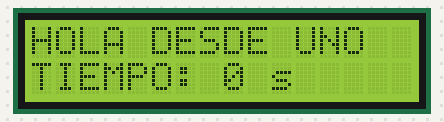
The sketch below on a simulated Arduino Uno, built with avr-gcc and run on an emulated ATmega328P. Parts: 16×2 character LCD. What the sketch prints to the serial monitor is not drawn.

Above: at 0.2 s.
At 4.3 s:
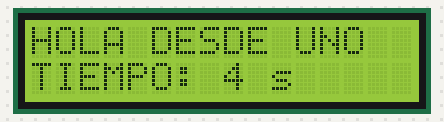
At 9.4 s:
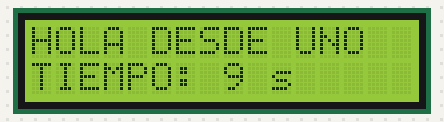
At 19.2 s:
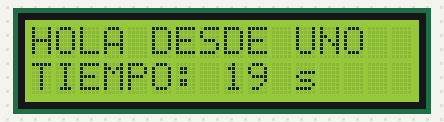
At 28.4 s:
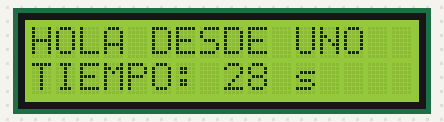
At 38.2 s:
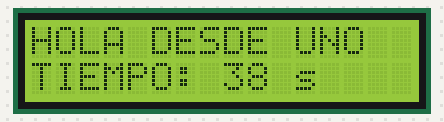

The sketch:

15_lcd_i2c.ino
```cpp
/*
 * 15_lcd_i2c.ino - Pantalla LCD 16x2 con modulo I2C (PCF8574)
 * Monitoria: Instalacion y manejo de Arduino - Intro. Ing. Electronica (UNAL)
 * Placa: Arduino UNO R3
 * Concepto: bus I2C, direcciones de dispositivo, LCD HD44780 en modo 4 bits
 * Conexiones del modulo LCD I2C:
 *   VCC -> 5V
 *   GND -> GND
 *   SDA -> A4
 *   SCL -> A5
 *   Direccion I2C: 0x27 (algunos modulos usan 0x3F)
 *
 * Libreria necesaria: LiquidCrystal_I2C (Programa > Incluir libreria >
 * Administrar librerias > buscar "LiquidCrystal_I2C" > instalar la de
 * John Rickman).
 *
 * Direccion: 0x27 es la comun; algunos modulos vienen en 0x3F.
 * Si no ves texto, ajusta el contraste con el potenciometro del modulo.
 */

#include <Wire.h>
#include <LiquidCrystal_I2C.h>

const uint8_t DIR_LCD = 0x27;         // cambia a 0x3F si hace falta
LiquidCrystal_I2C lcd(DIR_LCD, 16, 2);  // direccion, columnas, filas

void setup() {
    Wire.begin();                     // en el UNO, SDA=A4 y SCL=A5

    lcd.init();                       // inicializa el controlador HD44780
    lcd.backlight();                  // enciende la luz de fondo
    lcd.clear();

    lcd.setCursor(0, 0);              // columna 0, fila 0 (fila superior)
    lcd.print("HOLA DESDE UNO");     // <- escribe aqui el mensaje de la fila 0
    lcd.setCursor(0, 1);              // columna 0, fila 1 (fila inferior)
    lcd.print("I2C LCD 16x2");       // <- escribe aqui el mensaje de la fila 1

    Serial.begin(9600);
    Serial.println(F("LCD I2C lista."));
}

void loop() {
    lcd.setCursor(0, 1);
    lcd.print("TIEMPO: ");
    lcd.print(millis() / 1000);       // segundos desde que arranco
    lcd.print(" s   ");               // espacios borran digitos sobrantes

    delay(500);
}
```

Measured:
- what the display in image 1 shows lasts 1.0 s, from 4.2 s to 5.2 s
